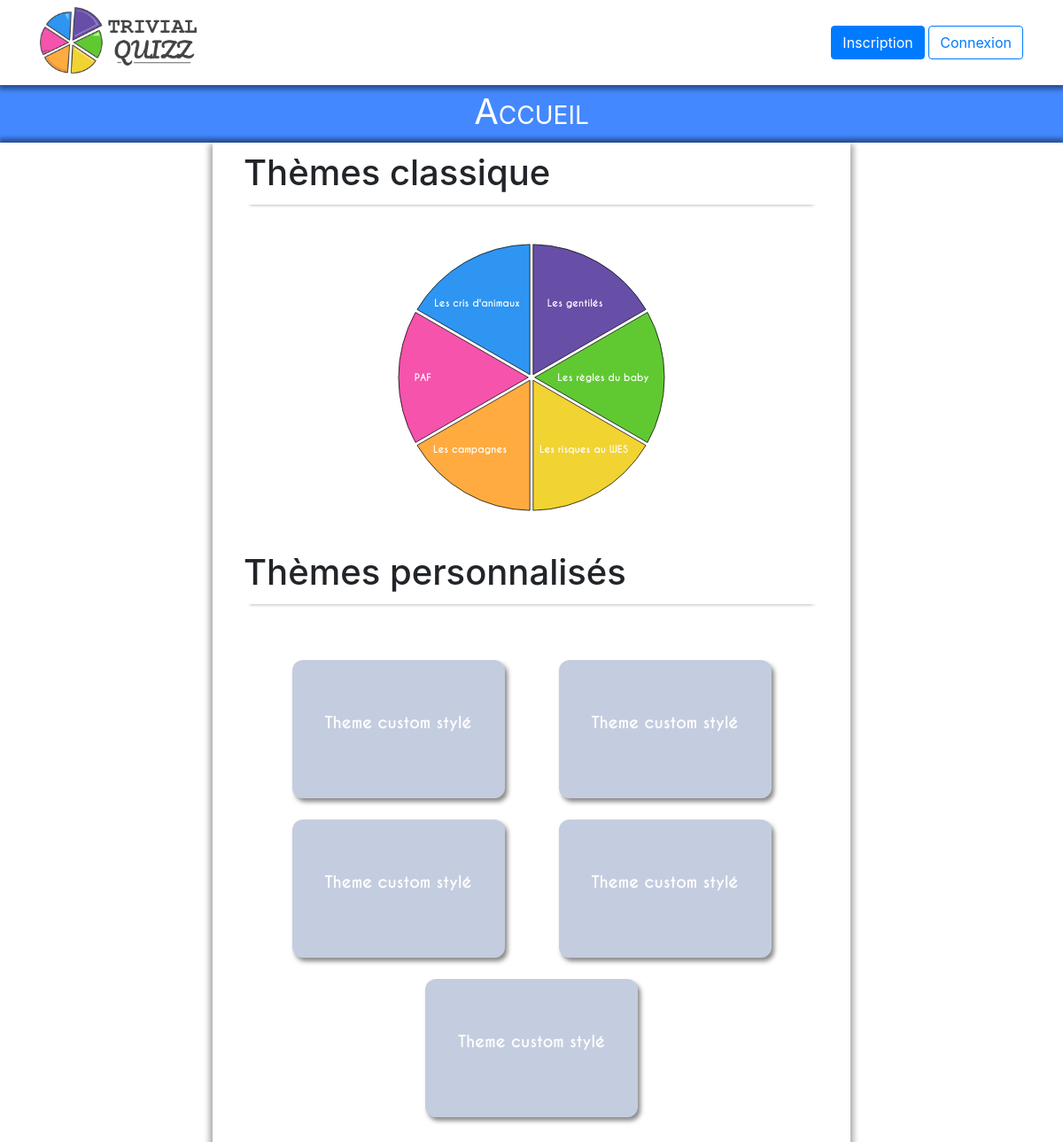
The page / on the database its author committed.
### tables this page shows
CREATE TABLE theme
(
  th_id INTEGER NOT NULL PRIMARY KEY AUTO_INCREMENT,
  th_nom VARCHAR(50) NOT NULL,
  th_couleur VARCHAR(7) NOT NULL,
  th_description VARCHAR(1000),
  th_is_principal BIT(1)
);

### include/functions.php (called while the page is built, shortened)
<?php
  function tryQueryBDD($bdd, $sql)
  {
    try {
      $request = $bdd -> query($sql);
      $result = $request -> fetchAll();
      if(empty($result)) {
        return null;
      }
      else {
        return $result;
      }
    } catch (\Exception $e) {
      return null;
    }
  }
  function loadThemeFromSQLResult($result)
  {
    $_THEME["id"] = $result["th_id"];
    $_THEME["nom"] = $result["th_nom"];
    $_THEME["desc"] = $result["th_description"];
    $_THEME["couleur"] = $result["th_couleur"];
    $_THEME["is_Principal"] = $result["th_is_principal"];
    return $_THEME;
  }
  function tabFormat($data, $fonction){
    if(is_null($data)){
      return null;
    }
    $_DATAS[] = [];
    for($i = 0; $i<count($data); $i++)
    {
      $_DATAS[$i] = $fonction($data[$i]);
    }
    return $_DATAS;
  }
        function getAllThemesPrincipauxInfos($bdd)
        {
          $data = tryQueryBDD($bdd, "SELECT * FROM theme WHERE th_is_principal = 1");
          return tabFormat($data, "loadThemeFromSQLResult");
        }
  function generateCoordText($r, $R, $c){
    return
    array(
      array($c-0.9*$R*cos(toRad(34)),$c-0.9*$R*sin(toRad(37))),
      array($c+0.7*$R*cos(torad(80)),$c-0.9*$R*sin(toRad(37))),
      array($c+0.2*$R,$c+0.03*$R),
      array($c+0.7*$R*cos(torad(85)),$c+0.9*$R*sin(toRad(40))),
      array($c-0.9*$R*cos(toRad(33)),$c+0.9*$R*sin(toRad(40))),
      array($c-0.9*$R,$c+0.03*$R)
    );
  }
  function toRad($deg){
    return $deg*pi()/180;
  }
?>

### index.php (the view, shortened to what this page needs)
<?php
  require_once "include/liaisonbdd.php";
  require_once "include/functions.php";
  $th_base = getAllThemesPrincipauxInfos($bdd);
  $th_custom = getAllThemesPersoInfos($bdd);
  $R = 200;
  $r = 5;
  $G = 1.2;
  $L = 2*($r+$G*$R);
  $c = $L/2;
  $pathUnfocus = generatePath($r, $R, $c);
  $coordTextUnfocus = generateCoordText($r, $R, $c);
?>
<!doctype html>
<html lang="fr">
<head>
  <link rel="stylesheet" type="text/css" href="css/style-index.css">
</head>
<body>
  <?php require_once "include/navbar.php"?>
  <section class="bandeau-principal fond-bleu">
    Accueil
  </section>
  <section class="cadre-global">
    <div class="cadre-central">
      <article class="container">
        <h1 class="titre1">Thèmes classique</h1>
        <div class="center">
            <svg id="roue-theme-classique" viewBox="0 0 <?="$L $L"?>">
              <?php
              $i = 0;
              while ($i < count($th_base) || $i < 6) {
              ?>
                <path class="theme<?=$i?>" d="<?=$pathUnfocus[$i]?>" fill="<?=$th_base[$i]["couleur"]?>"/>
                <text id="th-text<?=$i?>" fill="#fff" x="<?=$coordTextUnfocus[$i][0]?>" y="<?=$coordTextUnfocus[$i][1]?>"><?=$th_base[$i]["nom"]?></text>
                <path class="bt-theme theme<?=$i?>" d="<?=$pathUnfocus[$i]?>" fill="#ffffff00" stroke="#000000" stroke-width="1"/>
              <?php
                $i = $i + 1;
              }
              ?>
              </svg>
          </div>
      </article>
      <?php
      if(empty($th_custom)){
      ?>
      <article class="container">
        <h1 class="titre1">Thèmes personnalisés</h1>
        <div id="container-th-custom-btn">
        <?php
          for($i=0;$i<5;$i=$i+1){
            ?>
            <a href="#" class="th-custom-btn center" style="background-color: #22448844" >
              <p class="center">Theme custom stylé</p>
            </a>
            <?php
          }
        ?>
        </div>
      </article>
      <?php
      }
      ?>
    </div>
  </section>
</body>
</html>

### include/navbar.php
<nav class="navbar navbar-fixed-top" role="navigation">
  <div class="container">
    <div>
        <a href="/trivial/trivialquizz/index.php">
          ​<picture>
            <img src="/trivial/trivialquizz/image/logo.png" class="img-logo" alt="Logo du Trivial Quizz">
          </picture>
        </a>
    </div>
    <div>
      <button type="button" class="btn btn-primary">Inscription</button>
      <a href="/trivial/trivialquizz/log.php">
        <button type="button" class="btn btn-outline-primary">Connexion</button>
      </a>
    </div>
  </div>
</nav>

### css/style-base.css (style rules this page uses)
a { text-decoration: none; }
.img-logo { max-height: 80px; height: 80px; width: auto; }
.bandeau-principal { height: 65px; text-align: center; justify-content: center; align-items: center; font-size: 40px; font-variant: small-caps; }
.fond-bleu { background-color: #48f; color: white; }
.cadre-global { box-shadow: 0px -4px 5px 1px rgba(0, 0, 0, .4); display: flex; width: auto; justify-content: center; }
.cadre-central { box-shadow: 2px 5px 6px 3px rgba(0, 0, 0, .2), -2px 5px 6px 3px rgba(0, 0, 0, .2); width: 60%; height: 100%; padding-left: 20px; padding-right: 20px; padding-top: 10px; padding-bottom: 15px; }
.titre1, .titre2 { display: flex; flex-flow: row nowrap; justify-content: space-between; }
.titre1 { font-size: 2.5rem; box-shadow: 0px 7px 4px -7px rgba(0,0,0,.4); height: auto; margin-bottom: 15px; height: 60px; }
nav { box-shadow: 0px 4px 5px 1px rgba(0, 0, 0, .4); }

### css/style-index.css (style rules this page uses)
#roue-theme-classique { height: 30vw; width: 30vw; }
.center { display: flex; justify-content: center; align-items: center; }
text { font-weight: bold; font-family: 'CaviarDreams'; font-size: 15px; }
#container-th-custom-btn { padding: 2vw; display: flex; justify-content: space-around; flex-wrap: wrap; }
.th-custom-btn { margin-top: 2vw; border-radius: 12px; height: 13vw; width: 20vw; box-shadow: 3px 4px 5px rgba(20,20,20,.5); }
.th-custom-btn:link { text-decoration: none; }
.th-custom-btn > p { color: white; font-family: "CaviarDreams"; font-weight: bold; font-size: 1.5vw; }

### rows shown on the page
theme: th_nom "Les cris d'animaux"
theme: th_nom "Les gentilés"
theme: th_nom "Les règles du baby"
theme: th_nom "Les risques au WES"
theme: th_nom "Les campagnes"
theme: th_nom "PAF"
